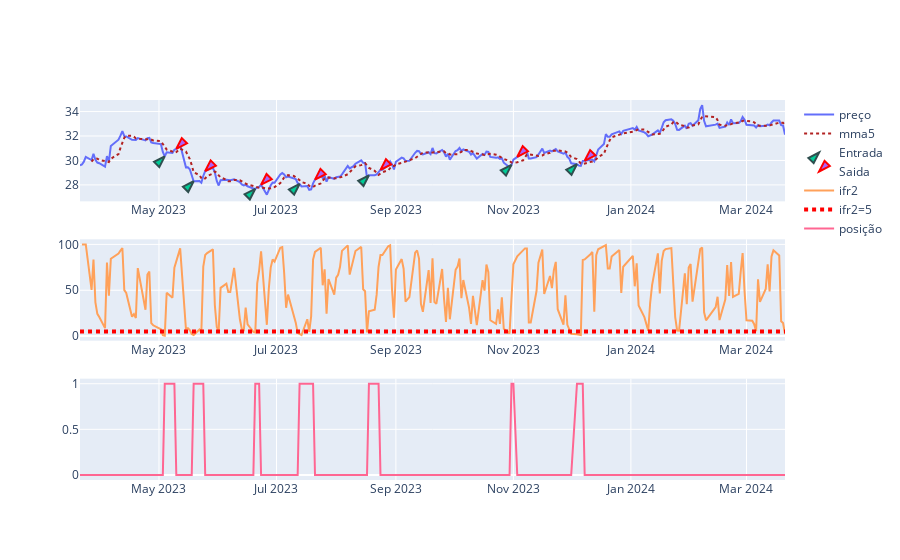

Write notebook code for a chart like this one.
### Code cell
import plotly.graph_objects as go
from plotly.subplots import make_subplots

df['Close '+ativo].rolling(5).mean() 


fig = make_subplots(rows=3, cols=1) #go.Figure()
fig.add_trace(go.Scatter(x = df.index , y = df['Close '+ativo].values , name="preço"),1,1)
fig.add_trace(go.Scatter(x = df.index , y =  df['Close '+ativo].rolling(5).mean(), mode='lines', 
                         line=dict(color='firebrick', width=2, dash='dot'), name="mma5"),1,1)

fig.add_trace(go.Scatter(x = df.loc[entra].index, y = df.loc[entra]['Close '+ativo] , mode='markers' ,name='Entrada',
                             marker=dict(size=12, symbol="arrow", angle=45, line=dict(width=2, color="DarkSlateGrey"))
                         ),1,1)
fig.update_traces(
    marker=dict(size=12, symbol="arrow", angle=45, line=dict(width=2, color="DarkSlateGrey")),
    selector=dict(mode="markers"),
)
fig.add_trace(go.Scatter(x = df.loc[sai].index, y = df.loc[sai]['Close '+ativo] , mode='markers' ,name='Saida',
                         marker=dict(size=12, symbol="arrow", angle=-135, line=dict(width=2, color="red"))
                         ),1,1)
fig.add_trace(go.Scatter(x = df.index , y = IFR[ativo].values , name="ifr2"),2,1)
fig.add_trace(go.Scatter(x = df.index , y = [5]*len(df.index) , name="ifr2=5", mode='lines', 
              line=dict(color='red', width=4, dash='dot')),2,1)

fig.add_trace(go.Scatter(x =posicao.index , y = posicao['pos'] , mode='lines', name="posição"),3,1)


fig.show()

### Figure 1 — Plotly figure (JSON) as saved in the notebook; plotly's stock layout.template omitted (floating-point values rounded to 4 significant figures; data arrays with more than 128 entries replaced by an {"elided": "..."} marker saying what was removed)
{"data": [{"name": "preço", "type": "scatter", "x": {"elided": "250 str values"}, "xaxis": "x", "y": {"elided": "250 float values"}, "yaxis": "y"}, {"line": {"color": "firebrick", "dash": "dot", "width": 2}, "mode": "lines", "name": "mma5", "type": "scatter", "x": {"elided": "250 str values"}, "xaxis": "x", "y": {"elided": "250 float values"}, "yaxis": "y"}, {"marker": {"angle": 45, "line": {"color": "DarkSlateGrey", "width": 2}, "size": 12, "symbol": "arrow"}, "mode": "markers", "name": "Entrada", "type": "scatter", "x": ["2023-05-04T00:00:00", "2023-05-19T00:00:00", "2023-06-20T00:00:00", "2023-07-13T00:00:00", "2023-08-18T00:00:00", "2023-10-31T00:00:00", "2023-12-04T00:00:00"], "xaxis": "x", "y": [30.33, 28.3, 27.69, 28.08, 28.79, 29.64, 29.69], "yaxis": "y"}, {"marker": {"angle": -135, "line": {"color": "red", "width": 2}, "size": 12, "symbol": "arrow"}, "mode": "markers", "name": "Saida", "type": "scatter", "x": ["2023-05-10T00:00:00", "2023-05-25T00:00:00", "2023-06-23T00:00:00", "2023-07-21T00:00:00", "2023-08-24T00:00:00", "2023-11-03T00:00:00", "2023-12-08T00:00:00"], "xaxis": "x", "y": [30.96, 29.13, 28.02, 28.44, 29.23, 30.3, 29.97], "yaxis": "y"}, {"name": "ifr2", "type": "scatter", "x": {"elided": "250 str values"}, "xaxis": "x2", "y": {"elided": "250 float values"}, "yaxis": "y2"}, {"line": {"color": "red", "dash": "dot", "width": 4}, "mode": "lines", "name": "ifr2=5", "type": "scatter", "x": {"elided": "250 str values"}, "xaxis": "x2", "y": {"elided": "250 int values"}, "yaxis": "y2"}, {"mode": "lines", "name": "posição", "type": "scatter", "x": {"elided": "250 str values"}, "xaxis": "x3", "y": {"elided": "250 int values"}, "yaxis": "y3"}], "layout": {"xaxis": {"anchor": "y", "domain": [0, 1]}, "xaxis2": {"anchor": "y2", "domain": [0, 1]}, "xaxis3": {"anchor": "y3", "domain": [0, 1]}, "yaxis": {"anchor": "x", "domain": [0.7333, 1]}, "yaxis2": {"anchor": "x2", "domain": [0.3667, 0.6333]}, "yaxis3": {"anchor": "x3", "domain": [0, 0.2667]}}}
